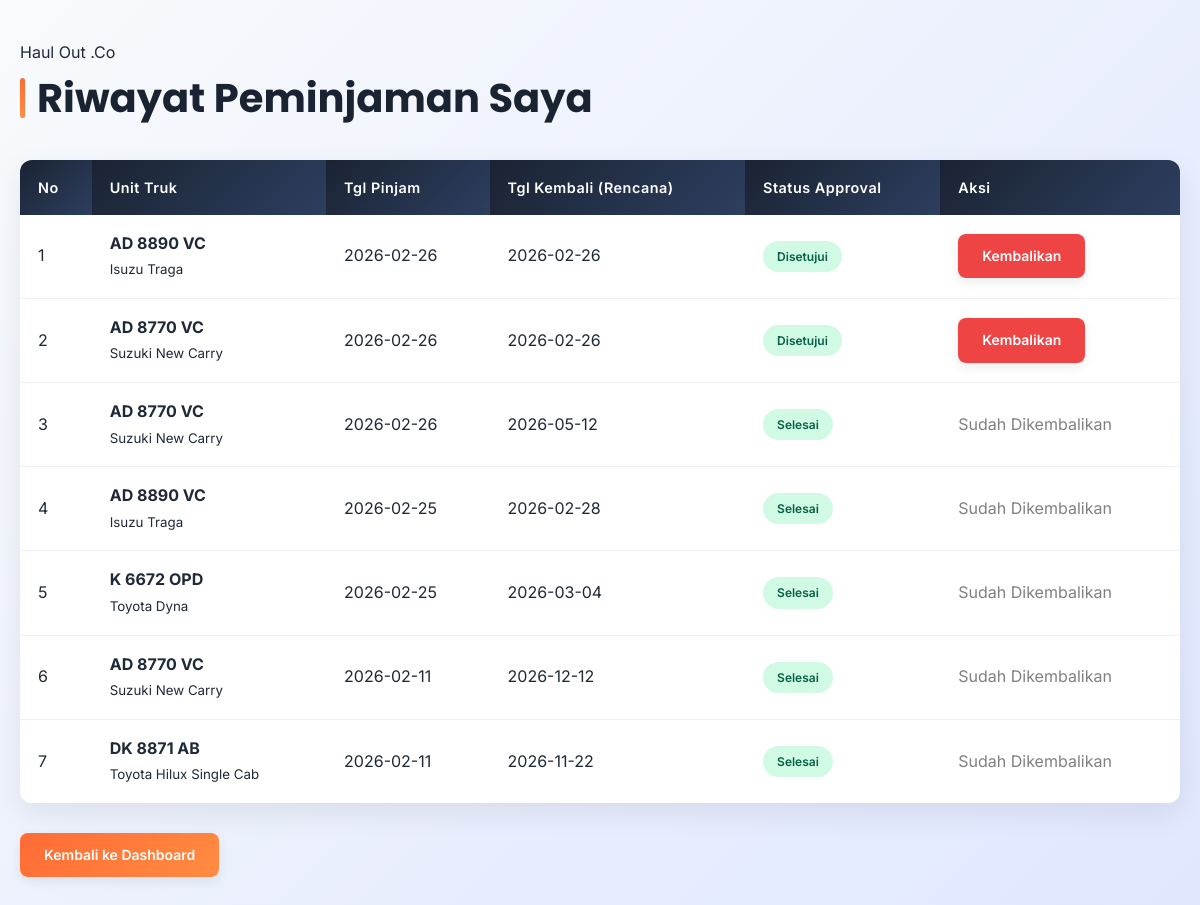
The page /peminjam/riwayat_pinjam.php (signed in) on the database its author committed.
### tables this page shows
CREATE TABLE `peminjaman` (
  `id_pinjam` int(11) NOT NULL,
  `id_user` int(11) DEFAULT NULL,
  `id_truk` int(11) DEFAULT NULL,
  `tgl_pinjam` date DEFAULT NULL,
  `tgl_kembali_rencana` date DEFAULT NULL,
  `status_approval` enum('Pending','Disetujui','Ditolak','Selesai') DEFAULT 'Pending'
);

CREATE TABLE `truk` (
  `id_truk` int(11) NOT NULL,
  `plat_nomor` varchar(20) DEFAULT NULL,
  `merk` varchar(50) DEFAULT NULL,
  `id_kategori` int(11) DEFAULT NULL,
  `harga_per_hari` int(11) DEFAULT NULL,
  `status` enum('Tersedia','Dipinjam','Perbaikan') DEFAULT 'Tersedia'
);

### peminjam/riwayat_pinjam.php (the view, shortened to what this page needs)
<?php
include '../config/db.php';
$id_user = $_SESSION['id_user'];
$query = "SELECT p.*, t.plat_nomor, t.merk
          FROM peminjaman p
          JOIN truk t ON p.id_truk = t.id_truk
          WHERE p.id_user = '$id_user'
          ORDER BY p.id_pinjam DESC";
$result = mysqli_query($conn, $query);
?>
<!DOCTYPE html>
<html lang="id">
<head>
    <link rel="stylesheet" href="../config/style.css">
</head>
<body>
<div class="container">
    <p>Haul Out .Co</p>
    <h2>Riwayat Peminjaman Saya</h2>
    <table style="margin-top: 20px;">
        <thead>
            <tr>
                <th>No</th>
                <th>Unit Truk</th>
                <th>Tgl Pinjam</th>
                <th>Tgl Kembali (Rencana)</th>
                <th>Status Approval</th>
                <th>Aksi</th>
            </tr>
        </thead>
        <tbody>
            <?php
            $no = 1;
            while($row = mysqli_fetch_assoc($result)):
                $status = $row['status_approval'];
                $class_badge = "";
                if($status == 'Disetujui') $class_badge = "tersedia";
                if($status == 'Selesai') $class_badge = "tersedia";
            ?>
            <tr>
                <td><?= $no++; ?></td>
                <td><strong><?= $row['plat_nomor']; ?></strong><br><small><?= $row['merk']; ?></small></td>
                <td><?= $row['tgl_pinjam']; ?></td>
                <td><?= $row['tgl_kembali_rencana']; ?></td>
                <td>
                    <span class="badge <?= $class_badge; ?>"><?= $status; ?></span>
                </td>
                <td>
                    <?php if($status == 'Disetujui'): ?>
                        <a href="kembalikan.php?id=<?= $row['id_pinjam']; ?>" class="btn btn-hapus">Kembalikan</a>
                    <?php elseif($status == 'Selesai'): ?>
                        <span style="color: gray;">Sudah Dikembalikan</span>
                    <?php else: ?>
                        <small>Menunggu ACC</small>
                    <?php endif; ?>
                </td>
            </tr>
            <?php endwhile; ?>
        </tbody>
    </table>
    <a href="dashboard.php" class="btn btn-tambah">Kembali ke Dashboard</a>
</div>
</body>
</html>

### config/style.css (style rules this page uses)
:root { --primary-color: #1a2332; --primary-color-dark: #0f1419; --primary-color-light: #2d3e5f; --secondary-color: #ff8c42; --accent-color: #ff6b35; --success-color: #10b981; --danger-color: #ef4444; --warning-color: #f59e0b; --light-bg: #f8fafc; --white: #ffffff; --text-dark: #1f2937; --gray-300: #d1d5db; --gray-500: #6b7280; }
* { margin: 0; padding: 0; box-sizing: border-box; }
body { font-family: 'Inter', -apple-system, sans-serif; background: linear-gradient(135deg, #f8fafc 0%, #e0e7ff 100%); color: var(--text-dark); line-height: 1.6; padding: 0; min-height: 100vh; }
.container { max-width: 1200px; margin: 0 auto; padding: 40px 20px; }
h1, h2, h3 { font-family: 'Poppins', sans-serif; font-weight: 700; }
h2 { margin-bottom: 30px; color: var(--primary-color); font-size: 2.5rem; position: relative; display: flex; align-items: center; gap: 12px; }
h2::before { content: ''; width: 5px; height: 40px; background: linear-gradient(180deg, var(--accent-color), var(--secondary-color)); border-radius: 3px; }
table { width: 100%; border-collapse: collapse; margin: 30px 0; background: var(--white); border-radius: 12px; overflow: hidden; box-shadow: 0 10px 30px rgba(0,0,0,0.08); }
table th, table td { padding: 16px 18px; text-align: left; border: none; }
table th { background: linear-gradient(135deg, var(--primary-color), var(--primary-color-light)); color: var(--white); font-size: 0.9em; letter-spacing: 0.5px; font-weight: 600; }
table tr { border-bottom: 1px solid #f0f0f0; transition: background 0.2s; }
table tr:last-child { border-bottom: none; }
.btn { padding: 11px 24px; border-radius: 8px; text-decoration: none; font-size: 14px; font-weight: 600; display: inline-block; cursor: pointer; border: none; transition: all 0.3s ease; text-align: center; box-shadow: 0 4px 12px rgba(0,0,0,0.08); }
.btn-tambah { background: linear-gradient(135deg, var(--accent-color), var(--secondary-color)); color: white; }
.btn-hapus { background-color: var(--danger-color); color: white; }
.badge { padding: 6px 14px; border-radius: 20px; font-size: 12px; font-weight: 600; display: inline-block; }
.tersedia { background-color: #d1fae5; color: #065f46; }

### rows shown on the page
peminjaman: id_truk.plat_nomor "AD 8890 VC", id_truk.merk "Isuzu Traga", tgl_pinjam "2026-02-26", tgl_kembali_rencana "2026-02-26", status_approval "Disetujui"
peminjaman: id_truk.plat_nomor "AD 8770 VC", id_truk.merk "Suzuki New Carry", tgl_pinjam "2026-02-26", tgl_kembali_rencana "2026-02-26", status_approval "Disetujui"
peminjaman: id_truk.plat_nomor "AD 8770 VC", id_truk.merk "Suzuki New Carry", tgl_pinjam "2026-02-26", tgl_kembali_rencana "2026-05-12", status_approval "Selesai", shows "Sudah Dikembalikan"
peminjaman: id_truk.plat_nomor "AD 8890 VC", id_truk.merk "Isuzu Traga", tgl_pinjam "2026-02-25", tgl_kembali_rencana "2026-02-28", status_approval "Selesai", shows "Sudah Dikembalikan"
peminjaman: id_truk.plat_nomor "K 6672 OPD", id_truk.merk "Toyota Dyna", tgl_pinjam "2026-02-25", tgl_kembali_rencana "2026-03-04", status_approval "Selesai", shows "Sudah Dikembalikan"
peminjaman: id_truk.plat_nomor "AD 8770 VC", id_truk.merk "Suzuki New Carry", tgl_pinjam "2026-02-11", tgl_kembali_rencana "2026-12-12", status_approval "Selesai", shows "Sudah Dikembalikan"
peminjaman: id_truk.plat_nomor "DK 8871 AB", id_truk.merk "Toyota Hilux Single Cab", tgl_pinjam "2026-02-11", tgl_kembali_rencana "2026-11-22", status_approval "Selesai", shows "Sudah Dikembalikan"
